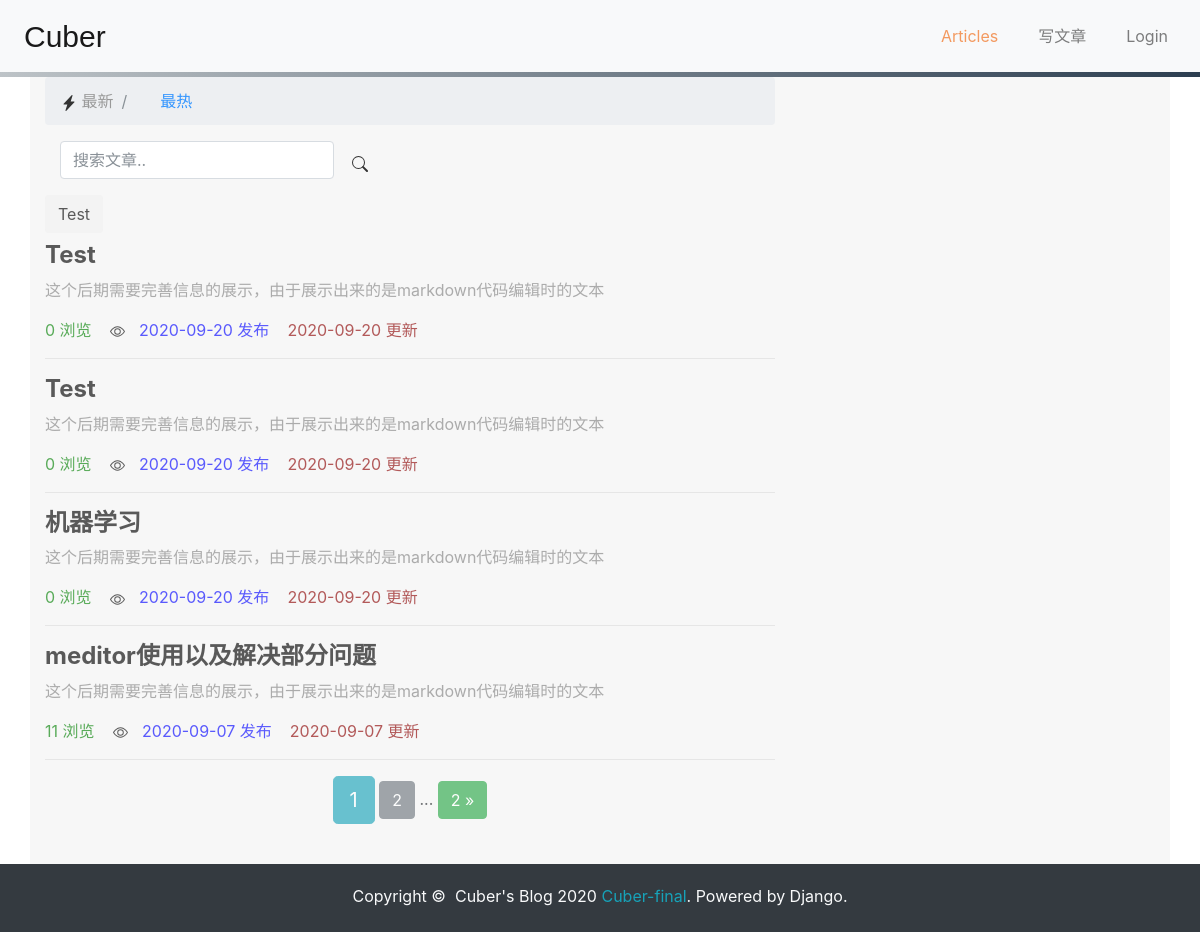
Before: /article/article-list/ with the older database file.
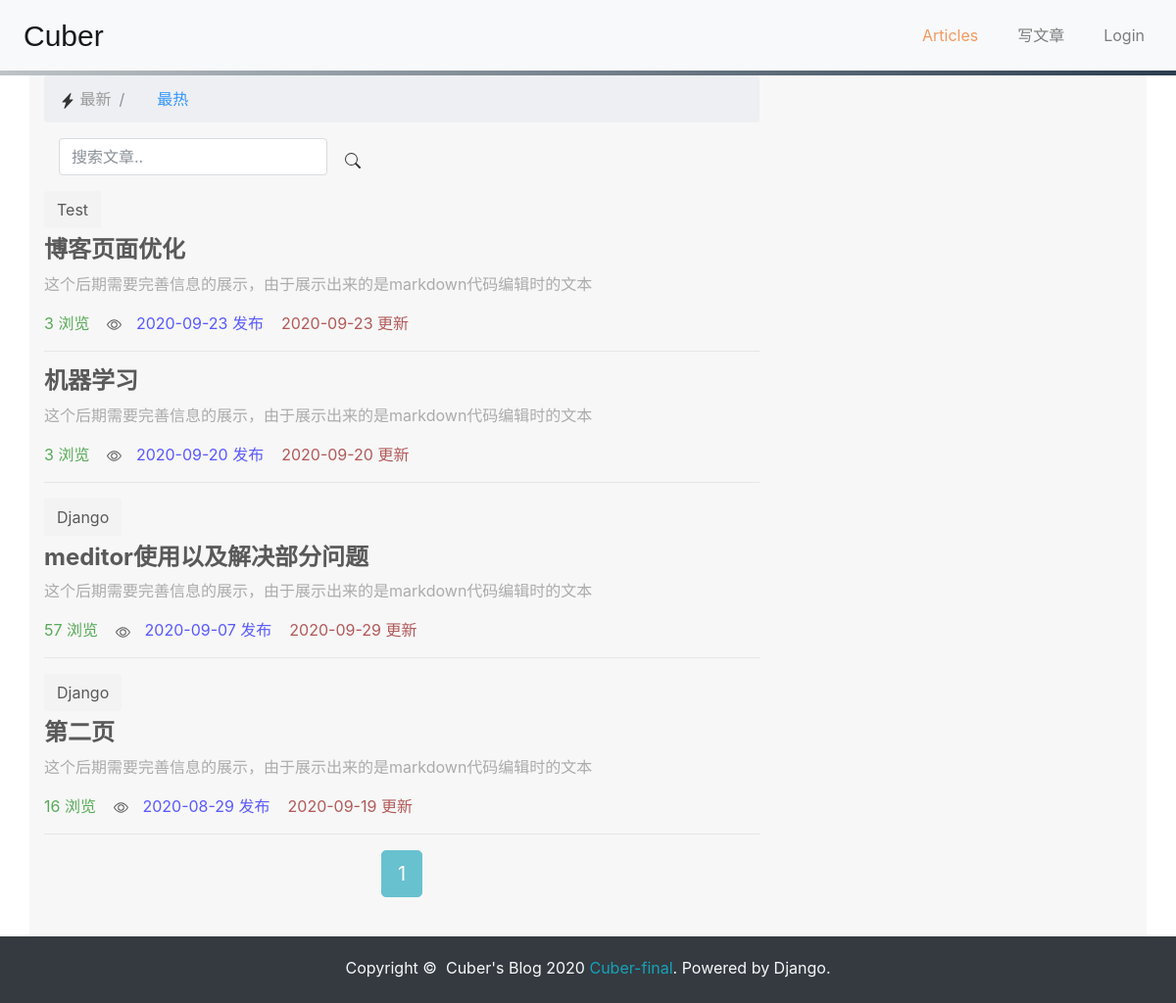
After: the same page with the newer database file.
### apps/article/models.py (models this page shows, shortened)
class ArticlePost(models.Model):
    author = models.ForeignKey(User, on_delete=models.CASCADE)
    column = models.ForeignKey(ArticleColumn,
                               null=True,
                               blank=True,
                               on_delete=models.CASCADE,
                               related_name='article'
                               )
    title = models.CharField(max_length=100)
    body = MDTextField()
    created = models.DateTimeField(default=timezone.now)
    updated = models.DateTimeField(auto_now=True)
    total_views = models.PositiveIntegerField(default=0)
    class Meta:
        ordering = ('-created',)

class ArticleColumn(models.Model):
    title = models.CharField(max_length=100, blank=True)
    created = models.DateTimeField(default=timezone.now)
    def __str__(self):
        return self.title

### apps/article/views.py (the view)
# urls.py: path('article-list/', views.article_list, name='article_list'),
def article_list(request):
    search = request.GET.get('search')
    order = request.GET.get('order')
    if search:
        if order == 'views_rank':
            articles_list = ArticlePost.objects.filter(Q(title__icontains=search) | Q(body__icontains=search)).order_by(
                '-total_views')
        else:
            articles_list = ArticlePost.objects.filter(Q(title__icontains=search) | Q(body__icontains=search))
    else:
        search = ''
        if order == 'views_rank':
            articles_list = ArticlePost.objects.all().order_by('-total_views')
        else:
            articles_list = ArticlePost.objects.all()
    paginator = Paginator(articles_list, 4)
    page = request.GET.get('page')
    articles = paginator.get_page(page)
    context = {'articles': articles, 'order': order, 'search': search}
    return render(request, 'article/list.html', context)

### templates/article/list.html (shortened to what this page needs)
{% extends "base.html" %}
{% load static %}
{% block content %}
    <div class="container">
        <div class="row">
            <div class="col-lg-8">
                <nav aria-label="breadcrumb">
                    <ol class="breadcrumb">
                        <li class="breadcrumb-item">
                            <img src='{% static "image/bootstrap.svg/lightning-fill.svg" %}' alt="" size="16"
                                 title="new">
                            {% if order == 'views_rank' %}
                                <a href="{% url 'article:article_list' %}?search={{ search }}"
                                   style="text-decoration: none">
                                    最新
                                </a>
                            {% else %}
                                <a href="{% url 'article:article_list' %}?search={{ search }}"
                                   style="text-decoration: none;color: gray">
                                    最新
                                </a>
                            {% endif %}
                        </li>
                        <li class="breadcrumb-item">
                            <img src='{% static "image/bootstrap.svg/hand-thumbs-up.svg" %}' alt="" width="16"
                                 height="16"
                                 title="pop">
                            {% if order == 'views_rank' %}
                                <a href="{% url 'article:article_list' %}?order=views_rank&search={{ search }}"
                                   style="text-decoration: none;color: gray">
                                    最热
                                </a>
                            {% else %}
                                <a href="{% url 'article:article_list' %}?order=views_rank&search={{ search }}"
                                   style="text-decoration: none">
                                    最热
                                </a>
                            {% endif %}
                        </li>
                    </ol>
                </nav>
                <div class="col-auto">
                    <form class="form-inline" method="get">
                        <label>
                            <input type="text"
                                   class="form-control mb-2 mr-sm-2"
                                   name="search"
                                   placeholder="搜索文章.."
                                   required
                            >
                        </label>
                        <img src='{% static "image/bootstrap.svg/search.svg" %}' alt="" width="16" height="16"
                             title="search" style="margin-left: 10px">
                    </form>
                </div>
                <div class="row mt-2">
                    {% for article in articles %}
                        <div class="col-12">
                            {% if article.column %}
                                <button type="button" class="btn mb-2">
                                    {{ article.column }}
                                </button>
                            {% endif %}
                            <h4>
                                <b>
                                    <a href="{% url 'article:article_detail' article.id %}"
                                       style="color: black;"
                                    >
                                        {{ article.title }}
                                    </a>
                                </b>
                            </h4>
                            <div>
                                <p style="color: gray;">
                                    这个后期需要完善信息的展示，由于展示出来的是markdown代码编辑时的文本
                                </p>
                            </div>
                            <p>
                                <span style="color: green;">
                            {{ article.total_views }} 浏览&nbsp;&nbsp;&nbsp;
                        <img src='{% static "image/bootstrap.svg/eye.svg" %}' alt="" width="15" height="15" title="view"
                             style="margin-right: 10px">
                        </span>
                                <span style="color: blue;">
                            {{ article.created|date:'Y-m-d' }} 发布&nbsp;&nbsp;&nbsp;
                        </span>
                                <span style="color: darkred;">
                         {{ article.updated|date:'Y-m-d' }} 更新
                        </span>
                            </p>
                            <hr>
                        </div>
                    {% endfor %}
                </div>
                <div class="paginator row" style="margin-left:0;margin-right: 0;margin-bottom: 40px">
                    <div class="m-auto">
            <span class="step-links">
            <span class="current btn btn-info btn-lg">
                {{ articles.number }}
            </span>
                {% if articles.has_next %}
                    <a href="?page={{ articles.next_page_number }}&order={{ order }}}&search={{ search }}"
                       class="btn btn-secondary"
                    >
                    {{ articles.next_page_number }}
                </a>
                    <span>...</span>
                    <a href="?page={{ articles.paginator.num_pages }}&order={{ order }}}&search={{ search }}"
                       class="btn btn-success"
                    >
                    {{ articles.paginator.num_pages }} &raquo;
                </a>
                {% endif %}
            </span>
                    </div>
                </div>
            </div>
        </div>
    </div>
{% endblock content %}

### templates/base.html (shortened to what this page needs)
    使用 Django 3 学习的读者改为 {% load static %}
{% load static %}
<!DOCTYPE html>
<html lang="zh-cn">
<head>
    <link rel="stylesheet" href="{% static 'bootstrap/css/bootstrap.min.css' %}">
    <link rel="stylesheet" href="{% static 'md_css/monokai.css' %}">
    <link rel="stylesheet" href="{% static 'prism/prism.css' %}">
    <link rel="stylesheet" href="https://cdn.staticfile.org/font-awesome/4.7.0/css/font-awesome.css">
    <link rel="stylesheet" href="{% static 'custom/pr_custom.css' %}">
    <link rel="stylesheet" href="{% static 'custom/font.css' %}">
</head>
<body>
{% include 'header.html' %}
<div id="wrapper">
    {% block content %}
    {% endblock content %}
    <div id="push">
    </div>
</div>
{% include 'footer.html' %}
</body>
</html>

### templates/header.html (shortened to what this page needs)
<nav class="navbar  navbar-expand-lg navbar-light bg-light">
    <a class="navbar-brand ml-2" id="Site_Logo" href="{% url 'homepage' %}"
       style="font-family: CFRn,Minecrafter,Azonix,sans-serif">Cuber</a>
    <div class="collapse navbar-collapse" id="navbarSupportedContent">
        <ul class="navbar-nav ml-auto">
            <li class="nav-item mr-4">
                <a class="nav-link py-md-3" id="hp_link" href="{% url 'article:article_list' %}">Articles
                            </a>
            </li>
            <li class="nav-item mr-4">
                <a class="nav-link py-md-3" id="wt_link" href="{% url 'article:article_create' %}">写文章</a>
            </li>
            {% if user.is_authenticated %}
                <li class="nav-item mr-2 dropdown ">
                    <a class="nav-link dropdown-toggle py-md-3" href="#" id="navbarDropdown" role="button"
                       data-toggle="dropdown"
                       aria-haspopup="true" aria-expanded="false">
                        {{ user.username }}
                    </a>
                    <div class="dropdown-menu dropdown-menu-right mt-0 rounded-0 border-0"
                         aria-labelledby="navbarDropdown">
                        <a class="dropdown-item pl-3 py-md-3"
                           href='{% url "userprofile:edit" user.id %}'>information</a>
                        <a class="dropdown-item pl-3 py-md-3" href='{% url "userprofile:logout" %}'>Log out</a>
                        <a class="dropdown-item pl-3 py-md-3" href="#" onclick="user_delete()">delete</a>
                        <div class="dropdown-divider"></div>
                        <a class="dropdown-item py-md-3" href="#">Else</a>
                    </div>
                </li>
            {% else %}
                <li class="nav-item mr-2">
                    <a class="nav-link py-md-3" href="{% url 'userprofile:login' %}">Login</a>
                </li>
            {% endif %}
        </ul>
    </div>
</nav>
<div id="dividing_line"></div>

### templates/footer.html
{% load static %}
<footer class="container-fluid py-0 bg-dark fixed-bottom" id="nav-footer">
    <div class="card-body text-center text-white px-0 f-14">
        <p class="card-text mb-1 text-light">Copyright&nbsp;&copy;&nbsp; Cuber's Blog 2020
            <a href="https://github.com/Cuber-final" target="_blank" title="博客作者的Github"
               style="text-decoration: none;color: #17a2b8">Cuber-final</a>.&nbsp;Powered&nbsp;by&nbsp;Django.
        </p>
    </div>
</footer>

### static/custom/pr_custom.css (style rules this page uses)
html { height: 100%; }
body { position: relative; min-height: 100%; width: 100%; background-image: url('/static/image/Blog/Home.jpg'); background-attachment: fixed; background-position: center; background-size: cover; top: 0; bottom: 0; background-repeat: no-repeat; }
#wrapper { min-height: 100%; margin-bottom: -68px; }
#nav-footer, #push { height: 68px; }
#nav-footer { width: 100%; position: absolute; bottom: 0; }
#Site_Logo { font-size: 30px; margin-right: 40px; }
.row { background-color: whitesmoke; opacity: 0.8; }
#dividing_line { width: 100%; height: 5px; background: -webkit-linear-gradient(to right, rgb(189, 195, 199), rgb(44, 62, 80)); background: linear-gradient(to right, rgb(189, 195, 199), rgb(44, 62, 80)); }

Changed rows visible on the page:
removed ArticlePost: column "Test", title "Test", total_views "0", created "2020-09-20", updated "2020-09-20"
removed ArticlePost: title "Test", total_views "0", created "2020-09-20", updated "2020-09-20"
added ArticlePost: column "Test", title "博客页面优化", total_views "3", created "2020-09-23", updated "2020-09-23"
changed ArticlePost "机器学习": total_views "0" → "3"
changed ArticlePost "meditor使用以及解决部分问题": column_id empty → 1 (drawn); column (not shown) → "Django"; total_views "11" → "57"; updated "2020-09-07" → "2020-09-29"
now on this page (row edited): ArticlePost: column "Django", title "第二页", total_views "16", created "2020-08-29", updated "2020-09-19"
Other visible differences:
{{ articles.next_page_number }}: "2" → (not shown)
{{ articles.paginator.num_pages }}: "2" → (not shown)
